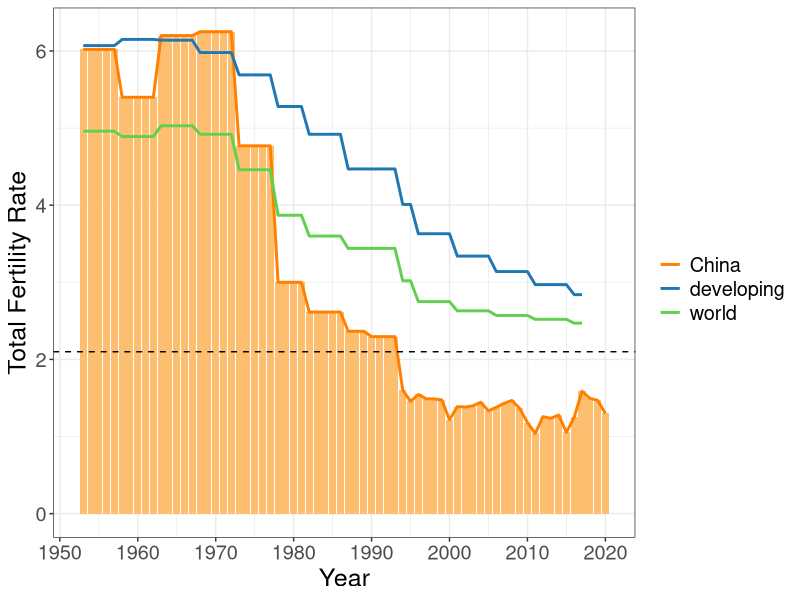
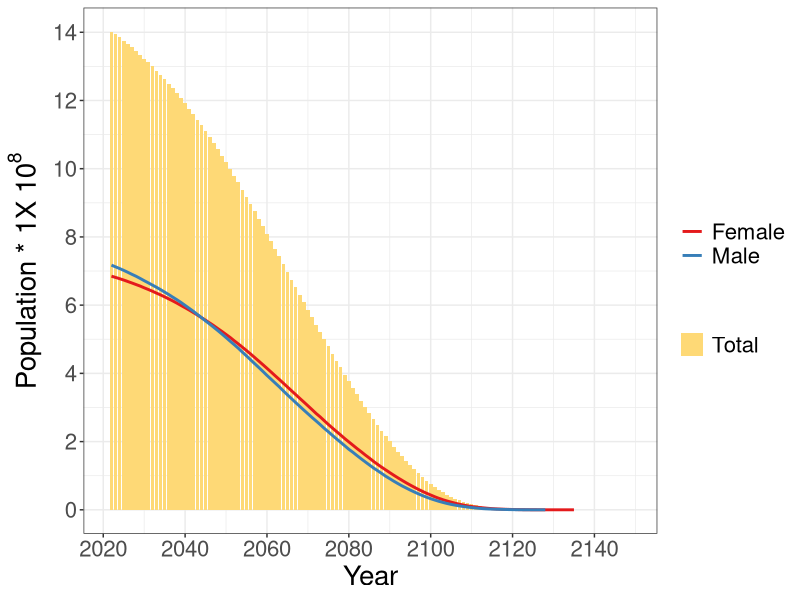
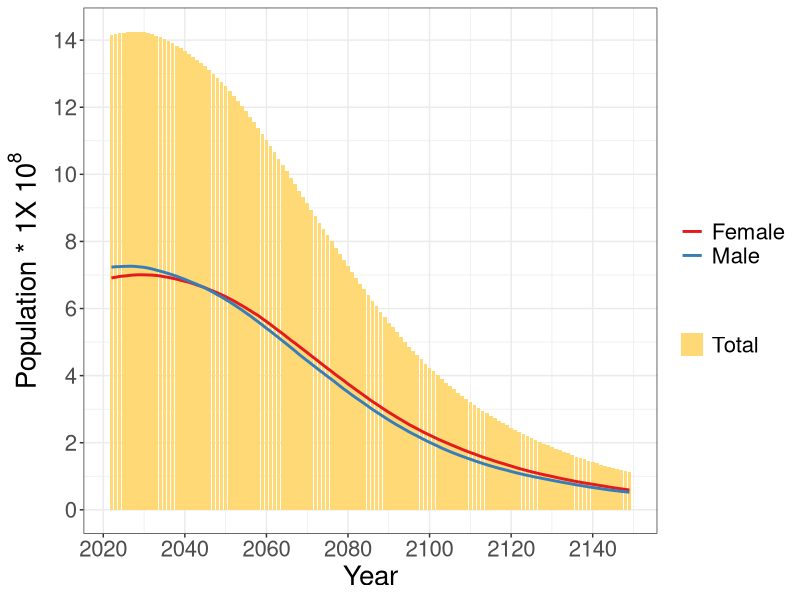
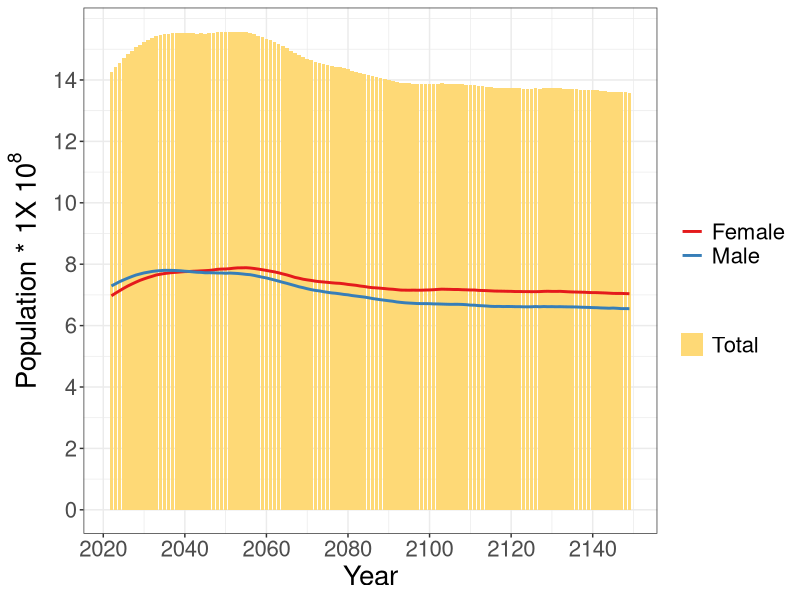
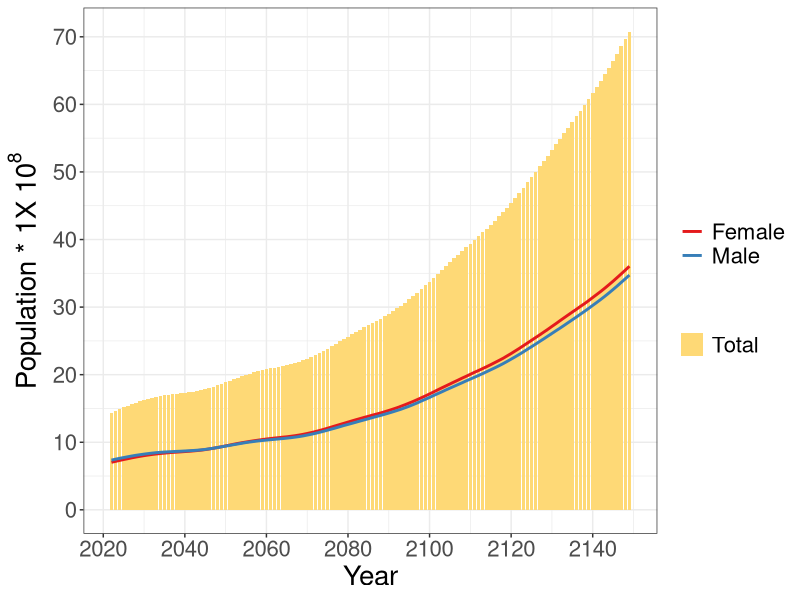
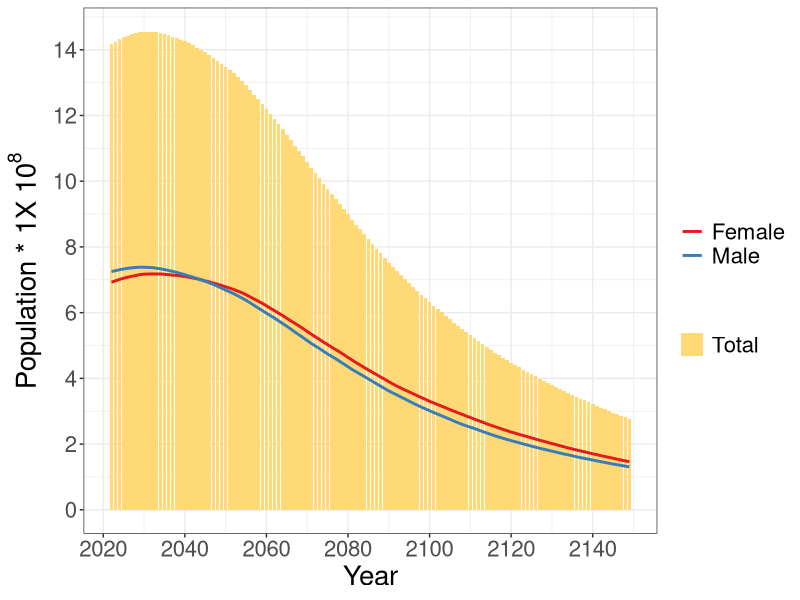
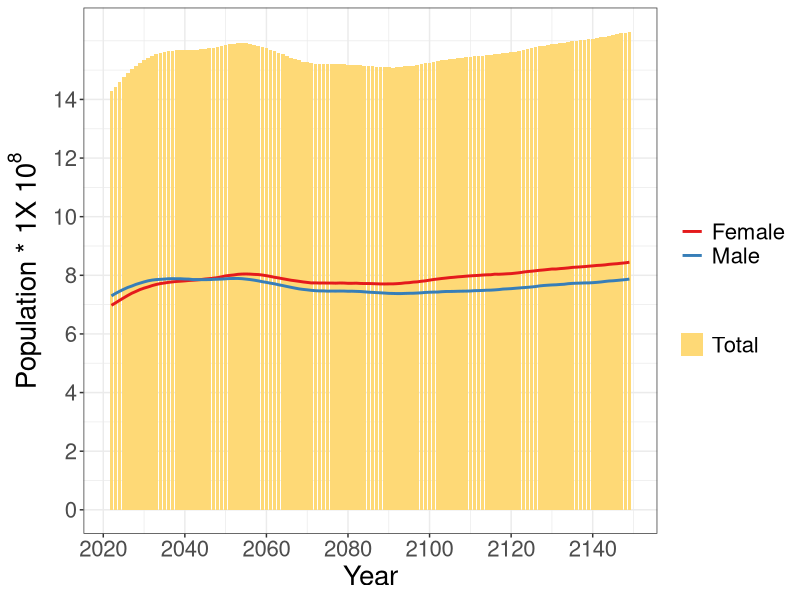
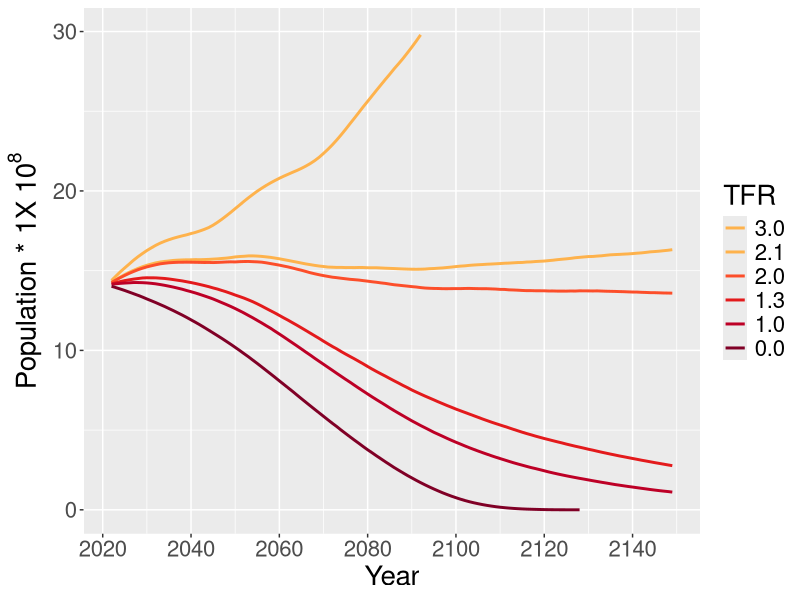

Generate these figures, in order, with R:
library(data.table)
library(ggplot2)
library(RColorBrewer)
library(dplyr)
mycol = brewer.pal(8, "Set1")
mycol0 = brewer.pal(11, "Paired")
mycol1 = brewer.pal(9, 'YlOrRd')
## total fertility rate
scale_down = 1e4


tfr <- fread("total_fertility_rate.csv", header=T, sep=",", select=1:4)

tfr1 <- tfr %>% tidyr::gather("gg","vv",2:4)
ggplot() + geom_bar(data=tfr, aes(x=year, y=China), stat="identity", fill=mycol0[7]) +
	geom_line(data=tfr1, aes(x=year,y=vv, color=gg), size=1 ) +
	geom_hline(yintercept=2.1, linetype="dashed") + 
	theme_bw() + 
	theme(text = element_text(size = 18)) + 
	scale_color_manual(name = "", values=c("China"=mycol0[8], "developing"=mycol0[2], "world"="11")) +
	scale_y_continuous(name="Total Fertility Rate") +
	scale_x_continuous(name="Year", breaks=seq(1950,2020,10))



b0 <- fread("birth_0.0_version2.txt", header=T, sep="\t")
b0[Male_pop==0, Male_pop:=NA][Female_pop==0, Female_pop:=NA]

ggplot(data=b0) + 
	geom_bar(aes(x=Year, y=Male_pop/scale_down+Female_pop/scale_down, fill = "1"), stat="identity") +
	geom_line(aes(x=Year,y=Female_pop/scale_down, color = "2"), size=1) +
	geom_line(aes(x=Year, y=Male_pop/scale_down, color = "3"), size=1) +
	scale_color_manual(name="",values=c("2"=mycol[1], "3"=mycol[2]),
						labels=c("Female", "Male")) + 
	scale_fill_manual(name="", values=c("1"=mycol1[3]), labels=c("Total")) + 
	scale_y_continuous(name=bquote("Population * 1X"~10^8), breaks=seq(0,15,2)) +
	scale_x_continuous(name="Year", breaks=seq(2000,2150,by=20)) +
	theme_bw() + theme(text = element_text(size = 20))



b1 <- fread("birth_1.0_version2.txt", header=T, sep="\t")
b1[Male_pop==0, Male_pop:=NA][Female_pop==0, Female_pop:=NA]

ggplot(data=b1) + 
	geom_bar(aes(x=Year, y=Male_pop/scale_down+Female_pop/scale_down, fill = "1"), stat="identity") +
	geom_line(aes(x=Year,y=Female_pop/scale_down, color = "2"), size=1) +
	geom_line(aes(x=Year, y=Male_pop/scale_down, color = "3"), size=1) +
	scale_color_manual(name="",values=c("2"=mycol[1], "3"=mycol[2]),
						labels=c("Female", "Male")) + 
	scale_fill_manual(name="", values=c("1"=mycol1[3]), labels=c("Total")) + 
	scale_y_continuous(name=bquote("Population * 1X"~10^8), breaks=seq(0,15,2)) +
	scale_x_continuous(name="Year", breaks=seq(2000,2150,by=20)) +
	theme_bw() + theme(text = element_text(size = 20))


b2 <- fread("birth_2.0_version2.txt", header=T, sep="\t")
b2[Male_pop==0, Male_pop:=NA][Female_pop==0, Female_pop:=NA]

ggplot(data=b2) + 
	geom_bar(aes(x=Year, y=Male_pop/scale_down+Female_pop/scale_down, fill = "1"), stat="identity") +
	geom_line(aes(x=Year,y=Female_pop/scale_down, color = "2"), size=1) +
	geom_line(aes(x=Year, y=Male_pop/scale_down, color = "3"), size=1) +
	scale_color_manual(name="",values=c("2"=mycol[1], "3"=mycol[2]),
						labels=c("Female", "Male")) + 
	scale_fill_manual(name="", values=c("1"=mycol1[3]), labels=c("Total")) + 
	scale_y_continuous(name=bquote("Population * 1X"~10^8), breaks=seq(0,15,2)) +
	scale_x_continuous(name="Year", breaks=seq(2000,2150,by=20)) +
	theme_bw() + theme(text = element_text(size = 20))

b3 <- fread("birth_3.0_version2.txt", header=T, sep="\t")
b3[Male_pop==0, Male_pop:=NA][Female_pop==0, Female_pop:=NA]

ggplot(data=b3) + 
	geom_bar(aes(x=Year, y=Male_pop/scale_down+Female_pop/scale_down, fill = "1"), stat="identity") +
	geom_line(aes(x=Year,y=Female_pop/scale_down, color = "2"), size=1) +
	geom_line(aes(x=Year, y=Male_pop/scale_down, color = "3"), size=1) +
	scale_color_manual(name="",values=c("2"=mycol[1], "3"=mycol[2]),
						labels=c("Female", "Male")) + 
	scale_fill_manual(name="", values=c("1"=mycol1[3]), labels=c("Total")) + 
	scale_y_continuous(name=bquote("Population * 1X"~10^8), breaks=seq(0,80,10)) +
	scale_x_continuous(name="Year", breaks=seq(2000,2150,by=20)) +
	theme_bw() + theme(text = element_text(size = 20))


b1.3 <- fread("birth_1.3_version2.txt", header=T, sep="\t")
b1.3[Male_pop==0, Male_pop:=NA][Female_pop==0, Female_pop:=NA]

ggplot(data=b1.3) + 
	geom_bar(aes(x=Year, y=Male_pop/scale_down+Female_pop/scale_down, fill = "1"), stat="identity") +
	geom_line(aes(x=Year,y=Female_pop/scale_down, color = "2"), size=1) +
	geom_line(aes(x=Year, y=Male_pop/scale_down, color = "3"), size=1) +
	scale_color_manual(name="",values=c("2"=mycol[1], "3"=mycol[2]),
						labels=c("Female", "Male")) + 
	scale_fill_manual(name="", values=c("1"=mycol1[3]), labels=c("Total")) + 
	scale_y_continuous(name=bquote("Population * 1X"~10^8), breaks=seq(0,15,2)) +
	scale_x_continuous(name="Year", breaks=seq(2000,2150,by=20)) +
	theme_bw() + theme(text = element_text(size = 20))



b2.1<- fread("birth_2.1_version2.txt", header=T, sep="\t")
b2.1[Male_pop==0, Male_pop:=NA][Female_pop==0, Female_pop:=NA]

ggplot(data=b2.1) + 
	geom_bar(aes(x=Year, y=Male_pop/scale_down+Female_pop/scale_down, fill = "1"), stat="identity") +
	geom_line(aes(x=Year,y=Female_pop/scale_down, color = "2"), size=1) +
	geom_line(aes(x=Year, y=Male_pop/scale_down, color = "3"), size=1) +
	scale_color_manual(name="",values=c("2"=mycol[1], "3"=mycol[2]),
						labels=c("Female", "Male")) + 
	scale_fill_manual(name="", values=c("1"=mycol1[3]), labels=c("Total")) + 
	scale_y_continuous(name=bquote("Population * 1X"~10^8), breaks=seq(0,15,2)) +
	scale_x_continuous(name="Year", breaks=seq(2000,2150,by=20)) +
	theme_bw() + theme(text = element_text(size = 20))





ggplot() + geom_line(data = b3, aes(x=Year, y=Male_pop/scale_down+Female_pop/scale_down, color = "1"), size=1) +
	geom_line(data = b2.1, aes(x=Year, y=Male_pop/scale_down+Female_pop/scale_down, color = "2"), size=1) +
	geom_line(data = b2, aes(x=Year, y=Male_pop/scale_down+Female_pop/scale_down, color = "3"), size=1) +
	geom_line(data = b1.3, aes(x=Year, y=Male_pop/scale_down+Female_pop/scale_down, color = "4"), size=1) +
	geom_line(data = b1, aes(x=Year, y=Male_pop/scale_down+Female_pop/scale_down, color = "5"), size=1) +
	geom_line(data = b0, aes(x=Year, y=Male_pop/scale_down+Female_pop/scale_down, color = "6"), size=1) +
	scale_color_manual(name="TFR",values=c("6"=mycol1[9], "5"=mycol1[8],"4"=mycol1[7], "3"=mycol1[6], "2"=mycol1[4],"1"=mycol1[4]),
						labels=c("3.0", "2.1", "2.0", "1.3", "1.0", "0.0")) + 
	scale_y_continuous(name=bquote("Population * 1X"~10^8),limits=c(0,30)) +
	scale_x_continuous(name="Year", breaks=seq(2000,2150,by=20)) +
	theme(text = element_text(size = 20)) 

